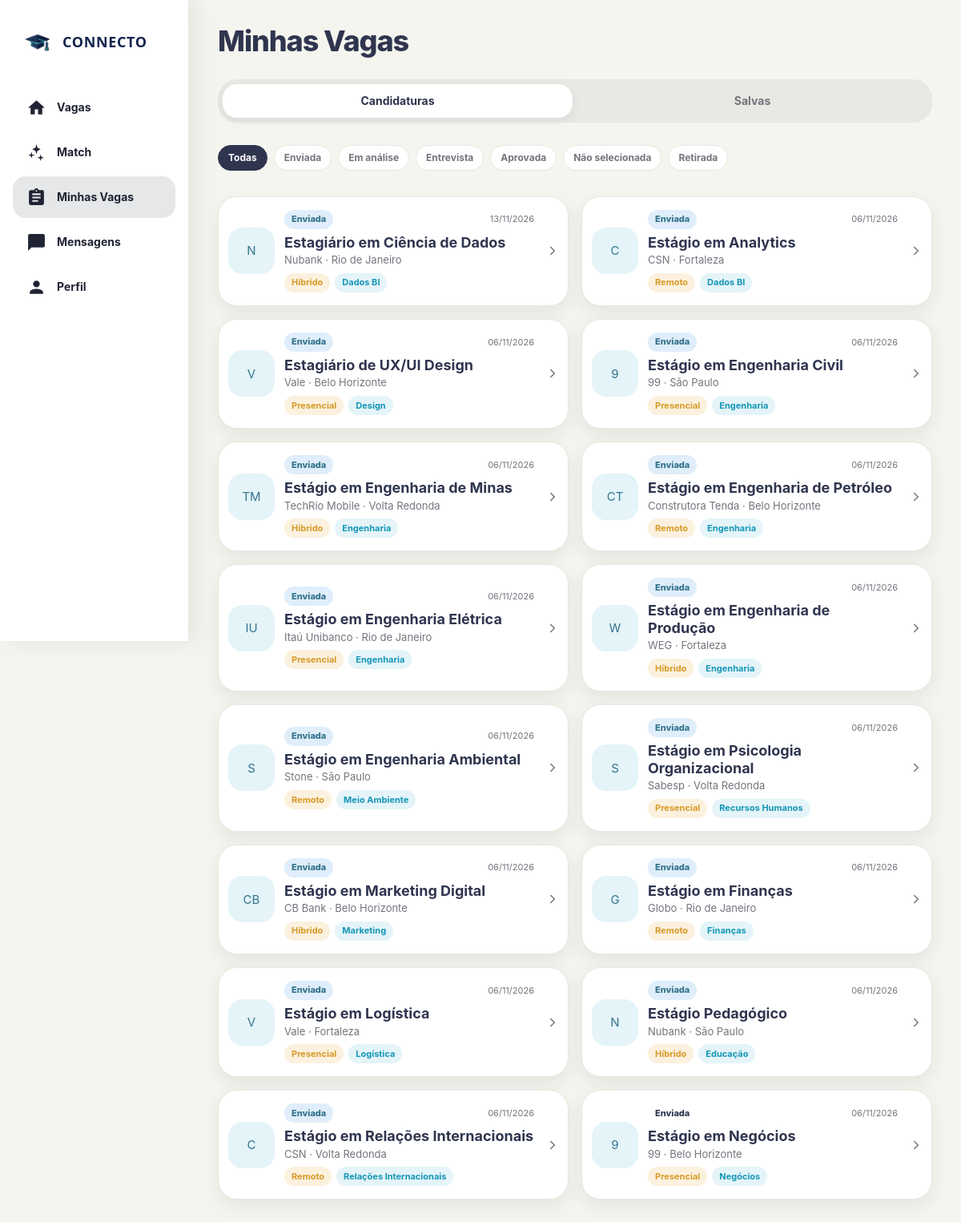
/candidaturas/ (signed in), run on the app's committed database.
### connectoapp/models.py (models this page shows, shortened)
class Candidatura(models.Model):
    STATUS_ENVIADA = "enviada"
    STATUS_ANALISE = "em_analise"
    STATUS_ENTREVISTA = "entrevista"
    STATUS_APROVADA = "aprovada"
    STATUS_NAO_SELECIONADA = "nao_selecionada"
    STATUS_RETIRADA = "retirada"
    STATUS_CHOICES = [
        (STATUS_ENVIADA, "Enviada"),
        (STATUS_ANALISE, "Em análise"),
        (STATUS_ENTREVISTA, "Entrevista"),
        (STATUS_APROVADA, "Aprovada"),
        (
            STATUS_NAO_SELECIONADA,
            "Não selecionada",
        ),
        (STATUS_RETIRADA, "Retirada"),
    ]
    ORIGENS = [
        ("home", "Home"),
        ("match", "Match"),
        ("detalhe", "Detalhe da vaga"),
    ]
    usuario = models.ForeignKey(
        settings.AUTH_USER_MODEL,
        on_delete=models.CASCADE,
        related_name="candidaturas_connecto",
    )
    oportunidade = models.ForeignKey(
        Oportunidade,
        on_delete=models.CASCADE,
        related_name="candidaturas",
    )
    data_candidatura = models.DateTimeField(
        auto_now_add=True
    )
    status = models.CharField(
        max_length=30,
        choices=STATUS_CHOICES,
        default=STATUS_ENVIADA,
    )
    status_atualizado_em = models.DateTimeField(
        auto_now=True
    )
    origem = models.CharField(
        max_length=20,
        choices=ORIGENS,
        default="home",
    )
    class Meta:
        constraints = [
            models.UniqueConstraint(
                fields=[
                    "usuario",
                    "oportunidade",
                ],
                name="candidatura_usuario_oportunidade_unica",
            )
        ]
        ordering = [
            "-data_candidatura"
        ]

class Oportunidade(models.Model):
    MODALIDADES = [
        ("Presencial", "Presencial"),
        ("Híbrido", "Híbrido"),
        ("Remoto", "Remoto"),
    ]
    titulo = models.CharField(max_length=120)
    descricao = models.TextField()
    instituicao = models.CharField(max_length=100, blank=True)
    prazo = models.DateField(null=True, blank=True)
    empresa = models.ForeignKey(
        Empresa,
        on_delete=models.CASCADE,
        related_name="oportunidades",
    )
    cidade = models.CharField(max_length=100, blank=True)
    local = models.CharField(max_length=150, blank=True)
    modalidade = models.CharField(
        max_length=20,
        choices=MODALIDADES,
        default="Presencial",
    )
    area = models.CharField(max_length=100, blank=True)
    bolsa = models.DecimalField(max_digits=10, decimal_places=2, null=True, blank=True)
    requisitos = models.TextField(blank=True, help_text="Um requisito por linha")
    ativa = models.BooleanField(default=True)
    publicada_em = models.DateTimeField(auto_now_add=True)
    class Meta:
        ordering = ["-publicada_em", "-id"]

class Empresa(models.Model):
    usuario = models.OneToOneField(
        settings.AUTH_USER_MODEL,
        on_delete=models.CASCADE,
        related_name="empresa",
        null=True,
        blank=True
    )
    nome = models.CharField(max_length=100)
    email = models.EmailField()
    descricao = models.TextField(blank=True)
    @property
    def iniciais(self):
        partes = [parte for parte in self.nome.split() if parte]
        return "".join(parte[0] for parte in partes[:2]).upper() or "EM"

### connectoapp/views.py (the view)
# urls.py: path("candidaturas/", views.candidaturas, name="candidaturas"),
@login_required
def candidaturas(request):
    status_selecionado = request.GET.get(
        "status",
        "",
    ).strip()
    candidaturas_usuario = (
        Candidatura.objects
        .filter(
            usuario=request.user
        )
        .select_related(
            "oportunidade__empresa"
        )
    )
    status_validos = {
        valor
        for valor, _ in Candidatura.STATUS_CHOICES
    }
    if status_selecionado in status_validos:
        candidaturas_usuario = (
            candidaturas_usuario.filter(
                status=status_selecionado
            )
        )
    contexto = {
        "candidaturas":
            candidaturas_usuario,
        "status_selecionado":
            status_selecionado,
        "status_opcoes":
            Candidatura.STATUS_CHOICES,
    }
    return render(
        request,
        "candidaturas.html",
        contexto,
    )

### template/candidaturas.html (shortened to what this page needs)
{% load static %}
{% load i18n %}
<!DOCTYPE html>
<html lang="pt-BR">
<head>
  <link rel="stylesheet" href="{% static 'connecto_ui.css' %}">
  <link rel="stylesheet" href="{% static 'candidaturas.css' %}">
  {% include 'includes/tema_head.html' %}
</head>
<body class="connecto-page applications-page">
  <main class="standard-shell applications-shell">
    <header class="applications-header">
      <h1>{% trans "Minhas Vagas" %}</h1>
    </header>
    <nav class="applications-tabs" aria-label="{% trans 'Minhas vagas' %}">
      <a href="{% url 'candidaturas' %}" class="applications-tab active">{% trans "Candidaturas" %}</a>
      <a href="{% url 'favoritas' %}" class="applications-tab">{% trans "Salvas" %}</a>
    </nav>
    <div class="applications-status-filters">
      <a
          href="{% url 'candidaturas' %}"
          class="
              status-filter
              {% if not status_selecionado %}active{% endif %}
          "
      >
          {% trans "Todas" %}
      </a>
      {% for valor, nome in status_opcoes %}
          <a
              href="{% url 'candidaturas' %}?status={{ valor }}"
              class="
                  status-filter
              "
          >
              {% trans nome %}
          </a>
      {% endfor %}
    </div>
    {% if candidaturas %}
      <section class="applications-list" aria-label="{% trans 'Candidaturas realizadas' %}">
        {% for candidatura in candidaturas %}
          <a href="{% url 'detalhe_candidatura' candidatura.id %}" class="application-card">
            <div class="application-company-icon" aria-hidden="true">
              {{ candidatura.oportunidade.empresa.iniciais }}
            </div>
            <div class="application-content">
              <div class="application-status-row">
                <span
                    class="
                        application-status
                        application-status--{{ candidatura.status }}
                    "
                >
                    {% trans candidatura.get_status_display %}
                </span>
                <time
                    datetime="
                        {{ candidatura.status_atualizado_em|date:'Y-m-d' }}
                    "
                >
                    {{ candidatura.status_atualizado_em|date:"d/m/Y" }}
                </time>
            </div>
              <h2>{{ candidatura.oportunidade.titulo }}</h2>
              <p class="application-company">
                {{ candidatura.oportunidade.empresa.nome }}
                {% if candidatura.oportunidade.cidade %} · {{ candidatura.oportunidade.cidade }}{% endif %}
              </p>
              <div class="application-tags">
                {% if candidatura.oportunidade.modalidade %}
                  <span class="application-tag application-tag--mode">{% trans candidatura.oportunidade.modalidade %}</span>
                {% endif %}
                {% if candidatura.oportunidade.area %}
                  <span class="application-tag application-tag--area">{% trans candidatura.oportunidade.area %}</span>
                {% endif %}
              </div>
            </div>
            <span class="application-chevron" aria-hidden="true">
              <svg viewBox="0 0 24 24" fill="none" stroke="currentColor" stroke-width="2" stroke-linecap="round" stroke-linejoin="round">
                <path d="m9 18 6-6-6-6"></path>
              </svg>
            </span>
          </a>
        {% endfor %}
      </section>
    {% endif %}
  </main>
  {% include 'includes/bottom_nav.html' with pagina_ativa='candidaturas' %}
</body>
</html>

### static/connecto_ui.css (style rules this page uses)
:root { --connecto-bg: #f5f5ef; --connecto-surface: #ffffff; --connecto-navy: #30354f; --connecto-text: #262a3e; --connecto-muted: #73757d; --connecto-line: #e8e7df; --connecto-cyan: #1596b7; --connecto-cyan-soft: #e4f4f8; --connecto-green: #3fa36b; --connecto-green-soft: #e7f3eb; --connecto-red: #d76264; --connecto-red-soft: #f9e8e7; --connecto-amber: #d89a28; --connecto-amber-soft: #fbf1de; --connecto-nav-active: #e6e7e8; --connecto-shadow: 0 8px 22px rgba(37, 40, 51, .08); --connecto-nav-height: 72px; --connecto-nav-gap: 10px; --connecto-mobile-width: 460px; --connecto-text-xs: 11px; --connecto-text-sm: clamp(11px, 1vw, 12px); --connecto-text-meta: clamp(12px, 1.1vw, 13px); --connecto-text-md: clamp(13px, 1.2vw, 14px); --connecto-text-base: clamp(14px, 1.3vw, 15px); --connecto-text-lg: clamp(15px, 1.4vw, 16px); --connecto-text-xl: clamp(17px, 1.6vw, 18px); --connecto-text-2xl: clamp(19px, 2vw, 22px); --connecto-text-3xl: clamp(22px, 2.6vw, 26px); --connecto-text-page: clamp(28px, 4vw, 36px); --connecto-line-tight: 1.15; --connecto-line-title: 1.2; --connecto-line-body: 1.45; --connecto-space-xs: 4px; --connecto-space-sm: 8px; --connecto-space-md: 12px; --connecto-space-base: 16px; --connecto-space-lg: 20px; --connecto-space-xl: 24px; --connecto-space-2xl: 32px; --connecto-page-gutter: clamp(12px, 3vw, 24px); --connecto-section-gap: clamp(16px, 3vw, 28px); --connecto-card-gap: clamp(10px, 2vw, 16px); --connecto-card-padding: clamp(14px, 2.5vw, 22px); --connecto-radius-sm: 12px; --connecto-radius-md: 16px; --connecto-radius-lg: 18px; --connecto-radius-xl: 24px; --connecto-radius-pill: 999px; }
* { box-sizing: border-box; }
html { min-height: 100%; background: var(--connecto-bg); }
body.connecto-page { min-height: 100dvh; margin: 0; overflow-x: hidden; background: var(--connecto-bg); color: var( --tema-ink, var(--connecto-navy) ); font-family: -apple-system, BlinkMacSystemFont, "Segoe UI", Roboto, Helvetica, Arial, sans-serif; font-size: var(--connecto-text-base); line-height: var(--connecto-line-body); -webkit-font-smoothing: antialiased; text-rendering: optimizeLegibility; padding-bottom: calc( var(--connecto-nav-height) + 28px + env(safe-area-inset-bottom) ); }
button, input, textarea, select, a { font: inherit; }
button, a { -webkit-tap-highlight-color: transparent; }
.app-shell, .standard-shell { width: min( 100%, var(--connecto-mobile-width) ); margin: 0 auto; }
@media (min-width: 700px) { :root { --connecto-nav-gap: 16px; } }
:root { --connecto-rail-width: 84px; --connecto-sidebar-width: 236px; --connecto-side-nav-width: 0px; --connecto-tablet-width: 900px; --connecto-desktop-width: 1180px; --connecto-desktop-gutter: clamp(24px, 3vw, 40px); }
@media (min-width: 700px) { :root { --connecto-side-nav-width: var(--connecto-rail-width); } }
@media (min-width: 700px) { body.connecto-page { padding-left: var(--connecto-rail-width); padding-bottom: 0; } }
@media (min-width: 700px) { .app-shell, .standard-shell { width: min(100%, var(--connecto-tablet-width)); margin: 0 auto; } }
@media (min-width: 1024px) { :root { --connecto-side-nav-width: var(--connecto-sidebar-width); } }
@media (min-width: 1024px) { body.connecto-page { padding-left: var(--connecto-sidebar-width); } }
@media (min-width: 1024px) { .app-shell, .standard-shell { width: min(100%, var(--connecto-desktop-width)); } }
:root { --connecto-nav-surface: rgba(255, 255, 255, .96); --connecto-nav-ink: #202333; --connecto-nav-border: rgba(48, 53, 79, .10); --connecto-nav-hover: rgba(48, 53, 79, .055); --connecto-brand-ink: #13254f; --connecto-brand-font: "Montserrat", "Avenir Next", "Century Gothic", "Segoe UI", sans-serif; --connecto-status-info-fg: #34738c; --connecto-status-warning-fg: #88702a; --connecto-status-purple-bg: #e8e7fa; --connecto-status-purple-fg: #6257a8; --connecto-status-success-bg: #e2f3e8; --connecto-status-success-fg: #397950; --connecto-status-danger-fg: #a34f61; --connecto-status-neutral-bg: #ececef; --connecto-status-neutral-fg: #6f7078; }

### static/tema.css (style rules this page uses)
html[data-theme="light"] { color-scheme: light; }

### data on the page
Candidatura: oportunidade.empresa.iniciais "N", status_atualizado_em "13/11/2026", oportunidade.titulo "Estagiário em Ciência de Dados", oportunidade.empresa.nome "Nubank", oportunidade.cidade "Rio de Janeiro"
Candidatura: oportunidade.empresa.iniciais "C", status_atualizado_em "06/11/2026", oportunidade.titulo "Estágio em Analytics", oportunidade.empresa.nome "CSN", oportunidade.cidade "Fortaleza"
Candidatura: oportunidade.empresa.iniciais "V", status_atualizado_em "06/11/2026", oportunidade.titulo "Estagiário de UX/UI Design", oportunidade.empresa.nome "Vale", oportunidade.cidade "Belo Horizonte"
Candidatura: oportunidade.empresa.iniciais "9", status_atualizado_em "06/11/2026", oportunidade.titulo "Estágio em Engenharia Civil", oportunidade.empresa.nome "99", oportunidade.cidade "São Paulo"
Candidatura: oportunidade.empresa.iniciais "TM", status_atualizado_em "06/11/2026", oportunidade.titulo "Estágio em Engenharia de Minas", oportunidade.empresa.nome "TechRio Mobile", oportunidade.cidade "Volta Redonda"
Candidatura: oportunidade.empresa.iniciais "CT", status_atualizado_em "06/11/2026", oportunidade.titulo "Estágio em Engenharia de Petróleo", oportunidade.empresa.nome "Construtora Tenda", oportunidade.cidade "Belo Horizonte"
Candidatura: oportunidade.empresa.iniciais "IU", status_atualizado_em "06/11/2026", oportunidade.titulo "Estágio em Engenharia Elétrica", oportunidade.empresa.nome "Itaú Unibanco", oportunidade.cidade "Rio de Janeiro"
Candidatura: oportunidade.empresa.iniciais "W", status_atualizado_em "06/11/2026", oportunidade.titulo "Estágio em Engenharia de Produção", oportunidade.empresa.nome "WEG", oportunidade.cidade "Fortaleza"
Candidatura: oportunidade.empresa.iniciais "S", status_atualizado_em "06/11/2026", oportunidade.titulo "Estágio em Engenharia Ambiental", oportunidade.empresa.nome "Stone", oportunidade.cidade "São Paulo"
Candidatura: oportunidade.empresa.iniciais "S", status_atualizado_em "06/11/2026", oportunidade.titulo "Estágio em Psicologia Organizacional", oportunidade.empresa.nome "Sabesp", oportunidade.cidade "Volta Redonda"
Candidatura: oportunidade.empresa.iniciais "CB", status_atualizado_em "06/11/2026", oportunidade.titulo "Estágio em Marketing Digital", oportunidade.empresa.nome "CB Bank", oportunidade.cidade "Belo Horizonte"
Candidatura: oportunidade.empresa.iniciais "G", status_atualizado_em "06/11/2026", oportunidade.titulo "Estágio em Finanças", oportunidade.empresa.nome "Globo", oportunidade.cidade "Rio de Janeiro"
Candidatura: oportunidade.empresa.iniciais "V", status_atualizado_em "06/11/2026", oportunidade.titulo "Estágio em Logística", oportunidade.empresa.nome "Vale", oportunidade.cidade "Fortaleza"
Candidatura: oportunidade.empresa.iniciais "N", status_atualizado_em "06/11/2026", oportunidade.titulo "Estágio Pedagógico", oportunidade.empresa.nome "Nubank", oportunidade.cidade "São Paulo"
Candidatura: oportunidade.empresa.iniciais "C", status_atualizado_em "06/11/2026", oportunidade.titulo "Estágio em Relações Internacionais", oportunidade.empresa.nome "CSN", oportunidade.cidade "Volta Redonda"
Candidatura: oportunidade.empresa.iniciais "9", status_atualizado_em "06/11/2026", oportunidade.titulo "Estágio em Negócios", oportunidade.empresa.nome "99", oportunidade.cidade "Belo Horizonte"
